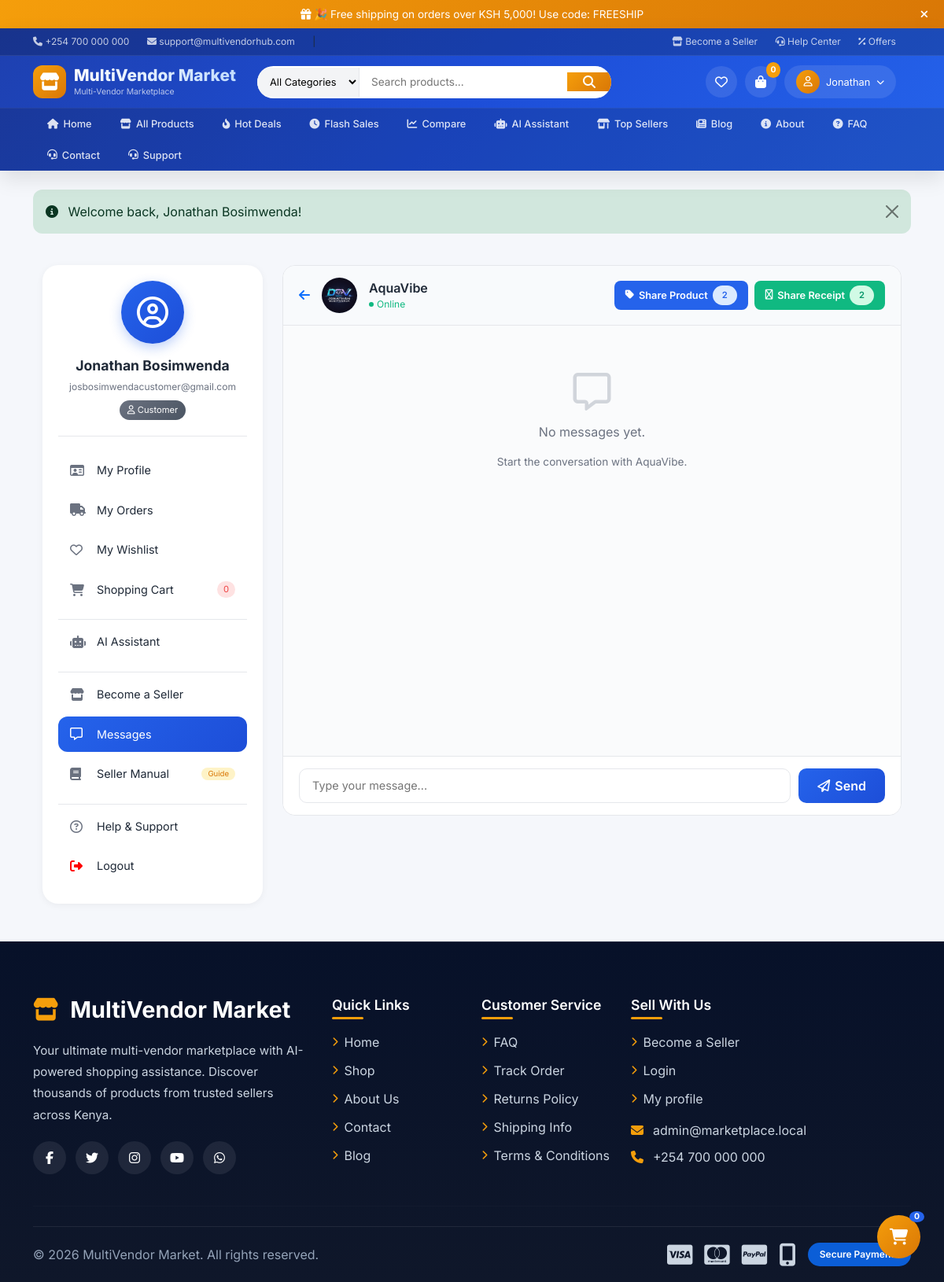
The page /chat.php?seller=4 (signed in) on the database as committed earlier.
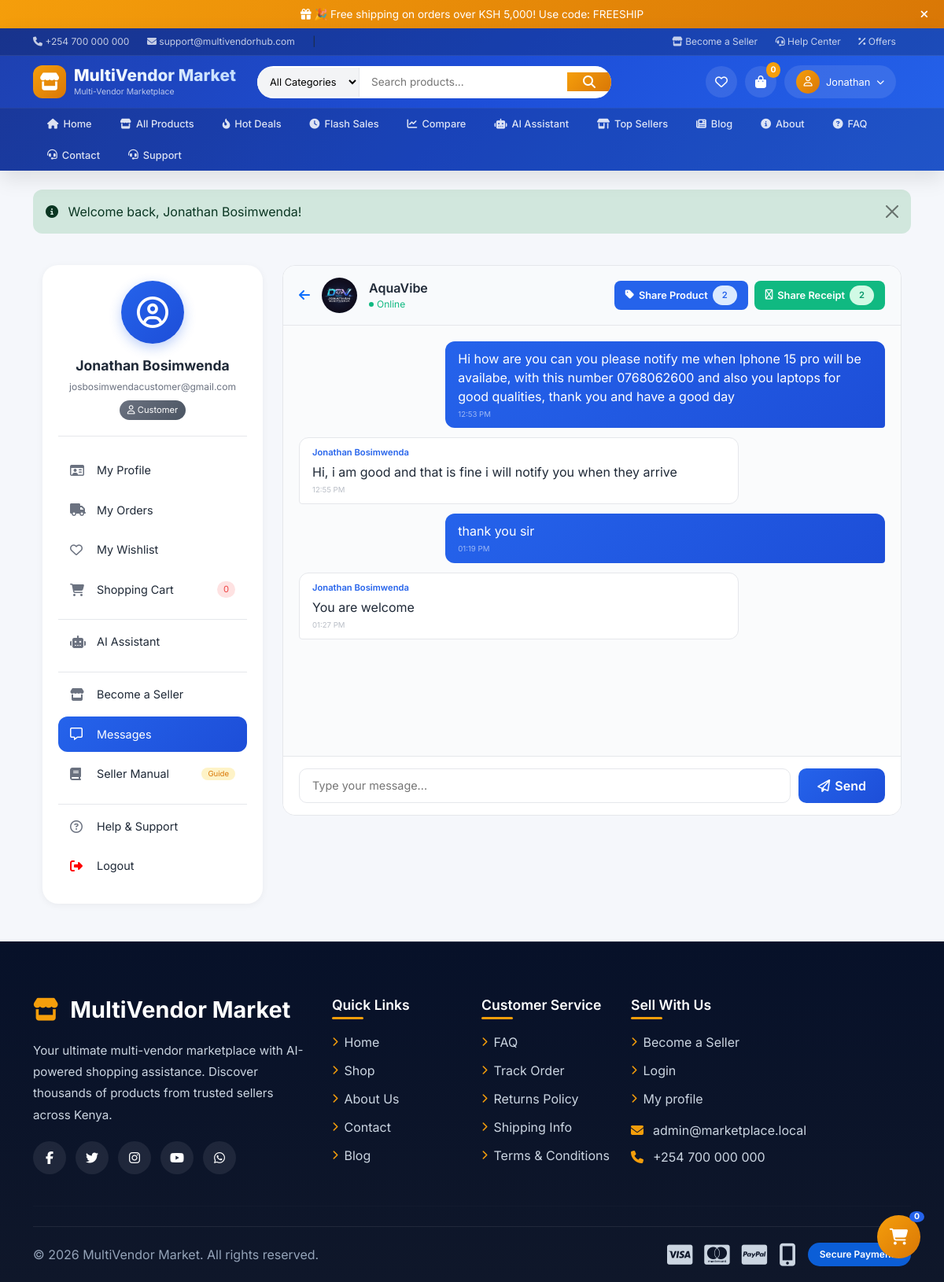
The same page on the database as committed later.
### tables this page shows
CREATE TABLE `sellers` (
  `id` int(11) NOT NULL,
  `user_id` int(11) NOT NULL,
  `shop_name` varchar(150) NOT NULL,
  `shop_logo` varchar(255) DEFAULT NULL,
  `phone` varchar(60) NOT NULL,
  `business_id` varchar(100) NOT NULL,
  `id_image` varchar(255) DEFAULT NULL,
  `description` text DEFAULT NULL,
  `location` varchar(255) DEFAULT NULL,
  `status` enum('pending','verified','rejected') NOT NULL DEFAULT 'pending',
  `subscription_status` enum('active','expired','none') NOT NULL DEFAULT 'none',
  `subscription_expires` date DEFAULT NULL,
  `created_at` datetime NOT NULL
);

CREATE TABLE `chats` (
  `id` int(11) NOT NULL,
  `user_id` int(11) NOT NULL,
  `seller_id` int(11) NOT NULL,
  `message` text NOT NULL,
  `file_name` varchar(255) DEFAULT NULL,
  `file_type` varchar(50) DEFAULT NULL,
  `file_path` varchar(255) DEFAULT NULL,
  `file_thumb` varchar(255) DEFAULT NULL,
  `is_file` tinyint(1) DEFAULT 0,
  `sender` enum('user','seller','admin') NOT NULL,
  `is_read` tinyint(1) DEFAULT 0,
  `created_at` datetime NOT NULL
);

CREATE TABLE `users` (
  `id` int(11) NOT NULL,
  `name` varchar(120) NOT NULL,
  `email` varchar(190) NOT NULL,
  `password_hash` varchar(255) NOT NULL,
  `role` enum('customer','seller','admin') NOT NULL DEFAULT 'customer',
  `phone` varchar(40) DEFAULT NULL,
  `address` text DEFAULT NULL,
  `email_verified` tinyint(1) NOT NULL DEFAULT 0,
  `verification_token` varchar(64) DEFAULT NULL,
  `reset_token` varchar(64) DEFAULT NULL,
  `reset_expires` datetime DEFAULT NULL,
  `created_at` datetime NOT NULL,
  `remember_token` varchar(64) DEFAULT NULL,
  `remember_expires` datetime DEFAULT NULL
);

### includes/functions.php (called while the page is built, shortened)
<?php
function sanitize($value) {
    return htmlspecialchars(trim($value), ENT_QUOTES, 'UTF-8');
}
?>

### chat.php (the view, shortened to what the rows shown need)
<?php
require_once 'includes/header.php';
$user_id = $_SESSION['user_id'];
$seller_id = intval($_GET['seller'] ?? 0);
    ?>
    <?php exit;
$seller_sql = "SELECT s.*, u.name as owner_name FROM sellers s JOIN users u ON u.id = s.user_id WHERE s.id = ? AND s.status = 'verified'";
$seller_stmt = $mysqli->prepare($seller_sql);
$seller_stmt->bind_param('i', $seller_id);
$seller_stmt->execute();
$seller = $seller_stmt->get_result()->fetch_assoc();
$messages = null;
$messages_sql = "SELECT c.*, u.name as sender_name FROM chats c
                 JOIN users u ON u.id = c.user_id
                 WHERE c.user_id = ? AND c.seller_id = ?
                 ORDER BY c.created_at ASC";
$messages_stmt = $mysqli->prepare($messages_sql);
if ($messages_stmt) {
    $messages_stmt->bind_param('ii', $user_id, $seller_id);
    $messages_stmt->execute();
    $messages = $messages_stmt->get_result();
}
$products_sql = "SELECT p.* FROM products p
                 WHERE p.seller_id = ? AND p.status = 'approved' AND p.stock > 0
                 ORDER BY p.created_at DESC LIMIT 30";
$products_stmt = $mysqli->prepare($products_sql);
if ($products_stmt) {
    $products_stmt->bind_param('i', $seller_id);
    $products_stmt->execute();
    $products_result = $products_stmt->get_result();
}
?>
<div class="container py-4">
    <div class="chat-wrapper">
        <div class="chat-content">
            <div class="chat-container">
                <div class="chat-header">
                    <div class="avatar">
                        <?php if (!empty($seller['shop_logo']) && file_exists('uploads/sellers/' . $seller['shop_logo'])): ?>
                            <img src="uploads/sellers/<?= $seller['shop_logo'] ?>" alt="<?= sanitize($seller['shop_name']) ?>">
                        <?php else: ?>
                            <i class="fa-solid fa-store"></i>
                        <?php endif; ?>
                    </div>
                    <div class="info">
                        <div class="name"><?= sanitize($seller['shop_name']) ?></div>
                        <div class="status"><span class="dot"></span> Online</div>
                    </div>
                </div>
                <div class="chat-messages" id="chatMessages">
                    <?php if ($messages && $messages->num_rows > 0): ?>
                        <?php while ($msg = $messages->fetch_assoc()):
                            $is_sent = $msg['sender'] == 'user';
                        ?>
                            <div class="chat-message <?= $is_sent ? 'sent' : 'received' ?>">
                                <?php if (!$is_sent): ?>
                                    <span class="sender-name"><?= sanitize($msg['sender_name']) ?></span>
                                <?php endif; ?>
                                <?= nl2br(sanitize($msg['message'])) ?>
                                <span class="message-time"><?= date('h:i A', strtotime($msg['created_at'])) ?></span>
                            </div>
                        <?php endwhile; ?>
                    <?php else: ?>
                        <div class="no-messages">
                            <i class="fa-regular fa-message"></i>
                            <p>No messages yet.</p>
                            <p style="font-size:0.85rem;">Start the conversation with <?= sanitize($seller['shop_name']) ?>.</p>
                        </div>
                    <?php endif; ?>
                </div>
            </div>
        </div>
    </div>
</div>
<?php require_once 'includes/footer.php'; ?>

Rows that differ between the two databases and show on the page:
shown differently, row unchanged: sellers "AquaVibe": shop_name "AquaVibe" → (not shown)
added chats: message "Hi how are you can you please notify me when Iphone 15 pro will be availabe, with this number 0768062600 and also you laptops for good qualities, thank you and have a good day", created_at "12:53 PM", sender "user" (drawn)
added chats: user.name "Jonathan Bosimwenda", message "Hi, i am good and that is fine i will notify you when they arrive", created_at "12:55 PM", sender "seller" (drawn)
added chats: message "thank you sir", created_at "01:19 PM", sender "user" (drawn)
added chats: user.name "Jonathan Bosimwenda", message "You are welcome", created_at "01:27 PM", sender "seller" (drawn)
Other text that changed with them:
text no longer shown: "No messages yet. Start the conversation with ."
